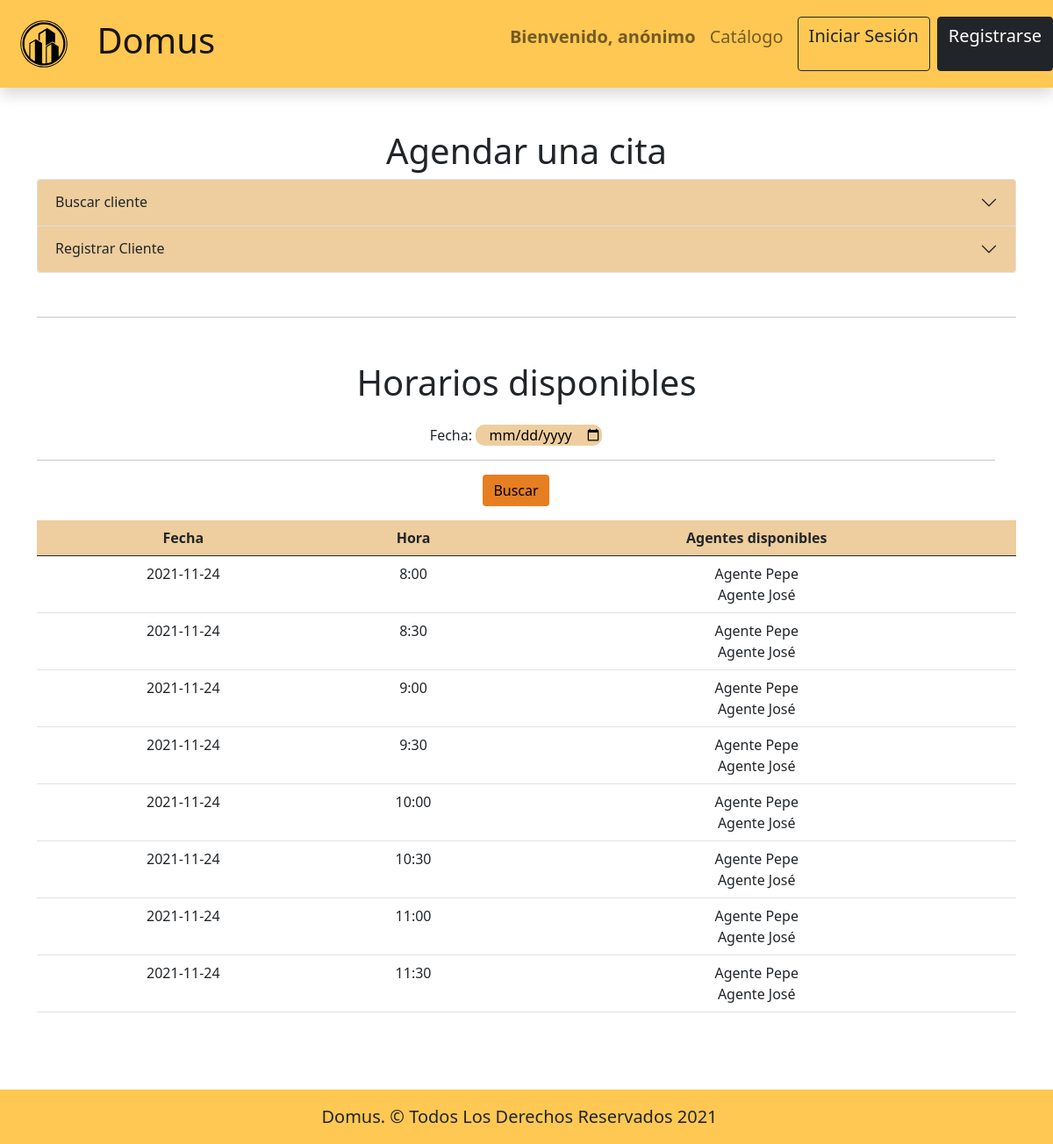
The app's page /agenda, older data.
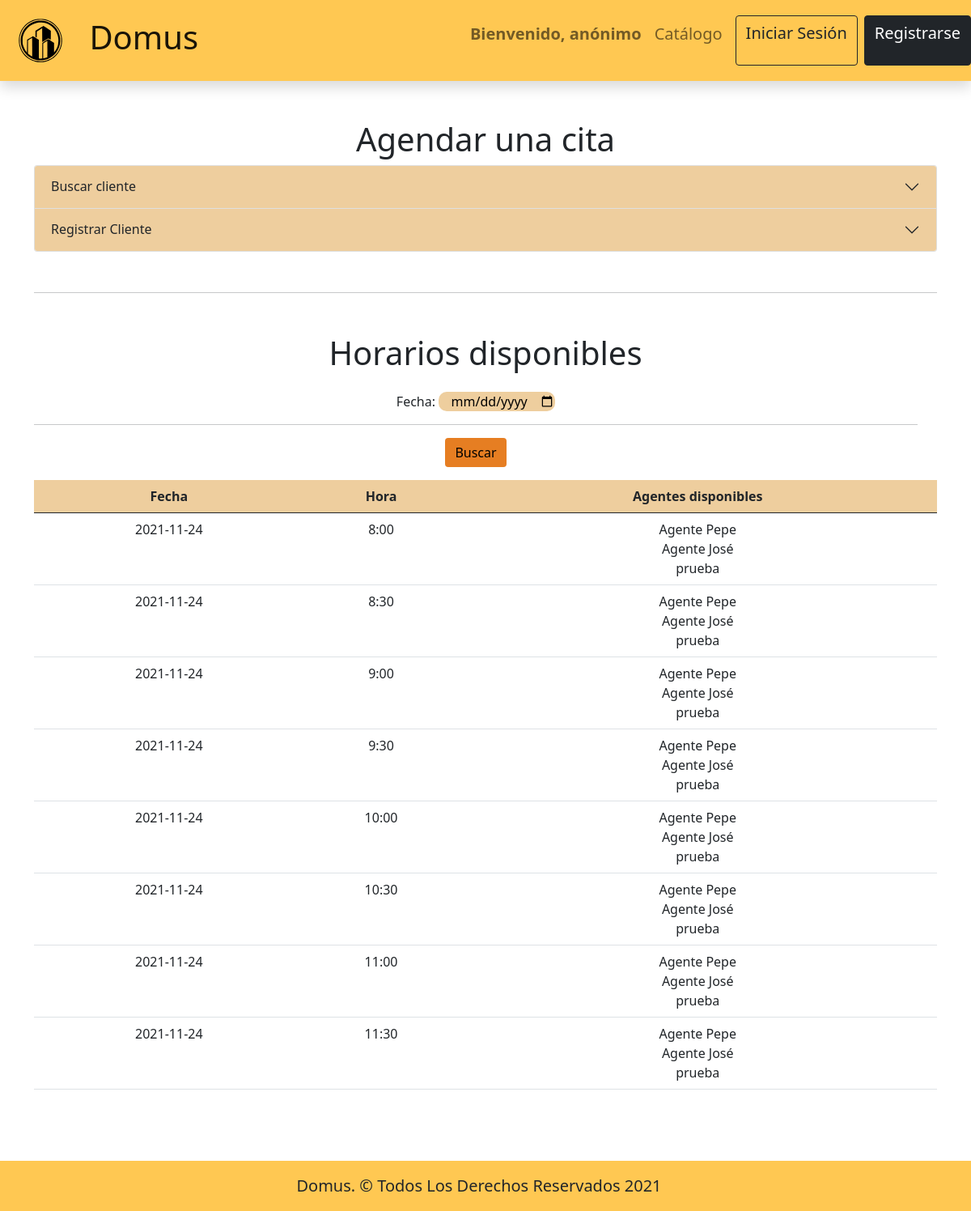
The same page, newer data.
### aplicacion/models.py (models this page shows, shortened)
class User(AbstractUser):
      class Tipos(models.TextChoices):
          ADMINISTRADOR = "ADMINISTRADOR", "Administrador"
          CLIENTE = "CLIENTE", 'Cliente'
          SECRETARIA = "SECRETARIA", 'Secretaria'
          CAJERA = "CAJERA", 'Cajera'
          EMP_MARKETING = "EMP_MARKETING", 'Empleado Marketing'
          JE_COMER = "JE_COMER", 'Jefe Comercialización'
          JE_ADM = "JE_ADM", 'Jefe Administración'
          GERENTE = "GERENTE", 'Gerente'
          AGENTE_INMOBILIARIO = "AGENTE_INMOBILIARIO", 'Agente Inmobiliario'
      tipo = models.CharField(_("Tipo"), max_length=50, choices=Tipos.choices, default=Tipos.CLIENTE)

### aplicacion/views.py (the view)
# urls.py: path('agenda', Secretaria_Agenda, name='secretaria_agenda'),
def Secretaria_Agenda(request):
    context = {}
    email_buscado = request.GET.get('email-buscar')
    telefono_buscado = request.GET.get('numero-buscar')
    fecha_buscada = request.GET.get('fecha-buscar')
    if email_buscado:
        try:
            cliente = Cliente.objects.get(email__iexact=email_buscado)
            context.setdefault("cliente", cliente)
        except:
            context.setdefault("cliente", "")
    if fecha_buscada != "None" and fecha_buscada:
        turnos_disponibles = Turno.getHorariosDisponibles(fecha_buscada)
        context.setdefault("turnos_disponibles", turnos_disponibles)
    else:
        fecha_buscada = datetime.today().strftime('%Y-%m-%d')
        turnos_disponibles = Turno.getHorariosDisponibles(fecha_buscada)
        context.setdefault("turnos_disponibles", turnos_disponibles)
    context.setdefault("fecha", fecha_buscada)
    return render(request, 'Secretaria/Agenda.html', context)

### aplicacion/models.py (called while the page is built)
    def get_queryset(self, *args, **kwargs):
        return super().get_queryset(*args, **kwargs).filter(tipo=User.Tipos.AGENTE_INMOBILIARIO)

    def getAgentesDisponibles(fecha, hora):
        agentes_ocupados = []
        agentes_disponibles = []
        for turno in Turno.objects.all():
            if turno.dia.replace("/", "") == fecha and turno.hora == hora:
                agentes_ocupados.append(turno.agente)
        for agente in Agente.objects.all():
            if agente not in agentes_ocupados:
                agentes_disponibles.append(agente)
        return agentes_disponibles

    def getHorariosDisponibles(fecha):
        horarios_disponibles = {}
        fecha = str(fecha).replace('-', "")
        for horario in Turno.TURNOS_HORARIOS:
            horarios_disponibles.setdefault(horario[0], Turno.getAgentesDisponibles(fecha, horario[0]))
        return horarios_disponibles

### templates/Secretaria/Agenda.html (shortened to what this page needs)
{% load static %}
<!doctype html>
<html lang="en">
  <head>
   <link rel="stylesheet" href="https://use.fontawesome.com/releases/v5.6.1/css/all.css">
    <link href="https://cdn.jsdelivr.net/npm/bootstrap@5.0.2/dist/css/bootstrap.min.css" rel="stylesheet">
    <link href="https://cdn.jsdelivr.net/npm/bootstrap@5.0.2/dist/css/bootstrap.min.css" rel="stylesheet">
   <link rel="stylesheet" type="text/css" href="{% static 'css/headerYfooter/estilos.css' %}">
   <link rel="stylesheet" type="text/css" href="{% static 'css/General/Inputs/entradas.css' %}">
   <link rel="stylesheet" type="text/css" href="{% static 'css/Secretaria/Estilos.css' %}">
  </head>
  <body>
    {% include 'encabezado.html' %}
    <br><br>
    <div class="container">
      <div class="row" id="Citas">
        <h1 class="text-center">Agendar una cita</h1>
        <div class="accordion" id="accordion">
          <div class="accordion-item">
            <h2 class="accordion-header" id="headingOne">
              <button class="accordion-button collapsed" id="tabla" type="button" data-bs-toggle="collapse" data-bs-target="#collapseOne" aria-expanded="true" aria-controls="collapseOne">
                Buscar cliente
              </button>
            </h2>
          </div>
          <div class="accordion-item">
            <h2 class="accordion-header" id="headingTwo">
              <button class="accordion-button collapsed" id="tabla" type="button" data-bs-toggle="collapse" data-bs-target="#collapseTwo" aria-expanded="false" aria-controls="collapseTwo">
                Registrar Cliente
              </button>
            </h2>
          </div>
        </div>
      </div>
      <hr id="separador">
      <h1 class="text-center" id="horarios">Horarios disponibles</h1>
          <form class="row" action="{% url 'secretaria_agenda' %}#horarios">
            <div class="row mt-3 text-center">
              <div class="col">
                <label for="Fecha">Fecha: </label>
                <input type="date" name="fecha-buscar" placeholder="dd/mm/aaaa" id="entrada">
                <hr>
                <button class="btn" id="botonE" type="submit">Buscar</button>
              </div>
            </div>
          </form>
    <div class="row mt-3">
    <div class="table-responsive">
        <table class="table">
            <thead id="tabla">
                <tr>
                    <th scope="col">Fecha</th>
                    <th scope="col">Hora</th>
                    <th scope="col">Agentes disponibles</th>
                </tr>
            </thead>
            <tbody>
              <form class="" action="" method="POST">
                {% if turnos_disponibles %}
                  {% for dia, agentes in turnos_disponibles.items %}
                  <tr>
                    <td>{{fecha}}</td>
                    <td>{{dia}}</td>
                    <td>
                      {% for agente in agentes %}
                      {{agente.first_name}}<br>
                      {% endfor %}
                    </td>
                  </tr>
                  {% endfor %}
                {% endif %}
              </form>
            </tbody>
        </table>
        </div>
      </div>
    </div>
    <br><br><br>
    {% include 'pie_pagina.html' %}
  </body>
</html>

Row changes from the older to the newer data that the page shows:
added User: first_name "prueba"
